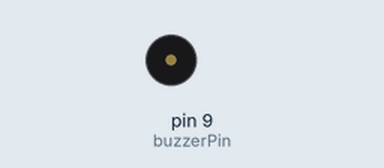
Recording of a sketch running on a simulated Arduino Uno, built with avr-gcc and run on an emulated ATmega328P. On the bench: buzzer (waves = sounding).

Above: at 2.0 s.
At 6.7 s:
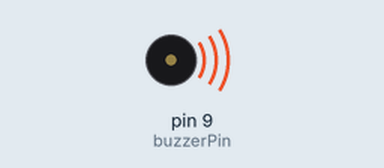
Timing chart, 0 to 7.0 s (numbered marks = the images above):
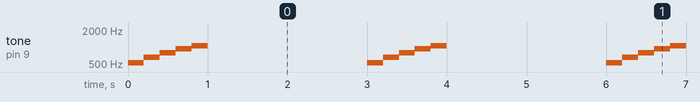

Measured:
- by itself, tone on pin 9 (buzzerPin): repeats every 3.0 s: 659 Hz 0.20 s, 783 Hz 0.20 s, 932 Hz 0.20 s, 1047 Hz 0.20 s, silent 2.0 s, 523 Hz 0.20 s

The sketch:

Led_Test7_Piezobuzor.ino
```cpp
const int buzzerPin = 9;

void setup() {
  // 피에조 부저 핀을 출력으로 설정
  pinMode(buzzerPin, OUTPUT);
}

void loop() {
  // 주의 및 경고 멜로디 연주
  playWarningMelody();
  delay(2000); // 2초 대기
}

// 주의 및 경고 멜로디 연주 함수
void playWarningMelody() {
  // 멜로디를 표현하는 음계의 주파수 배열
  int melody[] = {
    523, 659, 783, 932, 1047
  };

  // 음계에 해당하는 재생 시간 배열 0.2s 텀
  int noteDuration[] = {
    200, 200, 200, 200, 200
  };

  // 멜로디 연주
  for (int i = 0; i < sizeof(melody) / sizeof(melody[0]); i++) {
    int duration = noteDuration[i];
    tone(buzzerPin, melody[i], duration);
    delay(duration);
  }

  // 부저 끄기
  noTone(buzzerPin);
}
```
